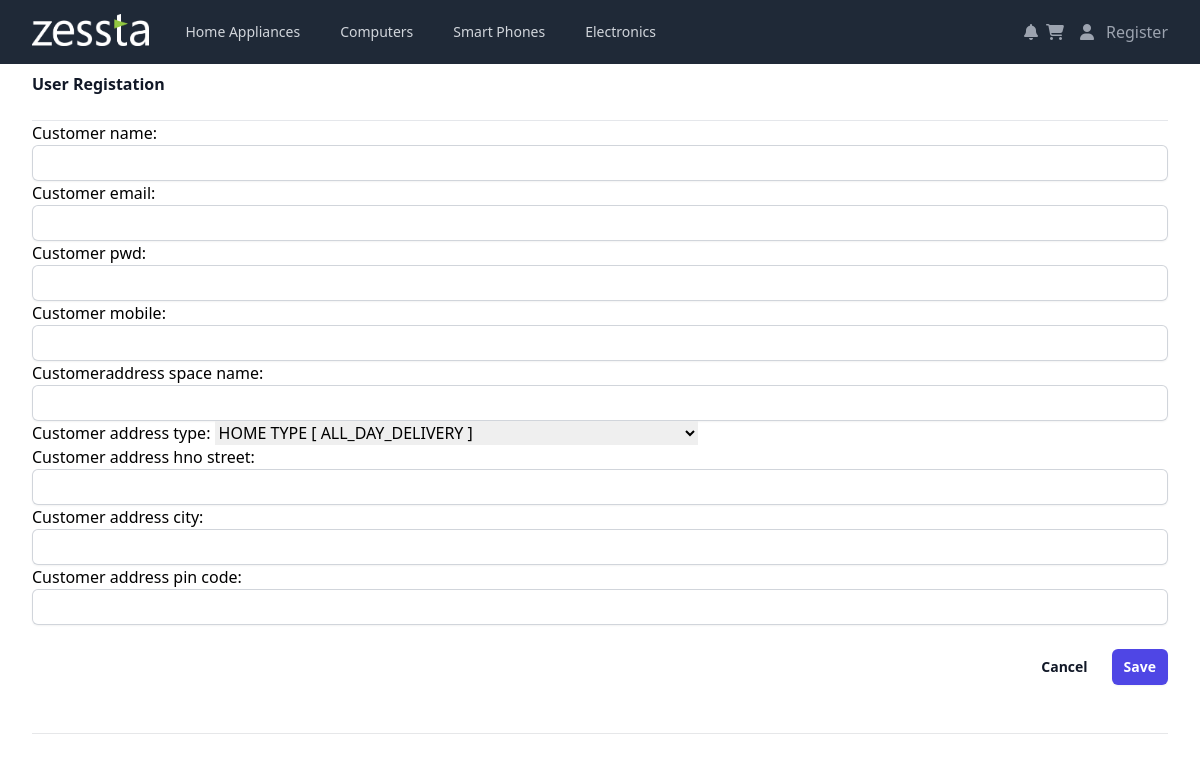
The app's page /customer/register with its own data.
### seller/models.py (models this page shows, shortened)
class ProductCategory(models.Model):
    category_id = models.BigAutoField(primary_key=True)
    category_name = models.CharField(max_length=50)
    category_products = models.ManyToManyField(
        "seller.Product", verbose_name="listOfProd", blank=True, null=True
    )

### customer/views.py (the view, shortened to what this page needs)
# urls.py: path("register", CustomerRegisterView.as_view()),
class CustomerRegisterView(CreateView):
    def get(self, request, *args, **kwargs):
        return render(
            request,
            "customer/register.html",
            {"navCat": cat_list(), "userForm": CustomerRegistration,
             "userAddressForm": CustomerAddressRegistationForm},
        )

### customer/views.py (called while the page is built)
def cat_list():
    return ProductCategory.objects.prefetch_related("category_products")

### templates/customer/register.html (shortened to what this page needs)
{% extends 'customer/base.html' %}
{% block BODYBLOCK %}
<form action="register" method="post">
  <div class="bg-white">
    <div class="mx-auto max-w-2xl px-4 py-16 sm:px-6 sm:py-2 lg:max-w-7xl lg:px-8">
      <div class="space-y-12">
        <div class="border-b border-gray-900/10 pb-12">
          <h1 class="text-base font-semibold leading-1 text-gray-900">User Registation</h1>
          <br>
          <hr>
          {{userForm}}
          {{userAddressForm}}
          <div class="mt-6 flex items-center justify-end gap-x-6">
            <button type="button" class="text-sm font-semibold leading-6 text-gray-900">Cancel</button>
            <button type="submit"
              class="rounded-md bg-indigo-600 px-3 py-2 text-sm font-semibold text-white shadow-sm hover:bg-indigo-500 focus-visible:outline focus-visible:outline-2 focus-visible:outline-offset-2 focus-visible:outline-indigo-600">Save</button>
          </div>
</form>
{% endblock %}

### templates/customer/base.html (shortened to what this page needs)
<!DOCTYPE html>
<html lang="en">
  <head>
    <link
      rel="stylesheet"
      href="https://cdnjs.cloudflare.com/ajax/libs/font-awesome/6.5.1/css/all.min.css"
    />
    {% load static %}
    <link rel="stylesheet" href="{% static 'style/style.css' %}" />
    <script src="https://cdn.tailwindcss.com"></script>
  </head>
  <body>
    <nav class="bg-gray-800">
      <div class="mx-auto max-w-7xl px-2 sm:px-6 lg:px-8">
        <div class="relative flex h-16 items-center justify-between">
          <div
            class="flex flex-1 items-center justify-center sm:items-stretch sm:justify-start"
          >
            <a href="/customer">
              <div class="flex flex-shrink-0 items-center">
                <img
                  class="h-8 w-auto"
                  src="{% static 'img/logo.png' %}"
                  alt="Zessta eCommerce"
                />
              </div>
            </a>
            <div class="hidden sm:ml-6 sm:block">
              <div class="flex space-x-4">
                {% for i in navCat %}
                <a
                  href="/customer/view_cat/{{ i.category_id }}"
                  class="text-gray-300 hover:bg-gray-700 hover:text-white rounded-md px-3 py-2 text-sm font-medium"
                  >{{ i.category_name }}</a
                >
                {% endfor %}
              </div>
            </div>
          </div>
          <div
            class="absolute inset-y-0 right-0 flex items-center pr-2 sm:static sm:inset-auto sm:ml-6 sm:pr-0"
          >
            <button
              type="button"
              class="relative bg-gray-800 p-1 text-gray-400 hover:text-white"
            >
              <span class="absolute -inset-1.5"></span>
              <i class="fa-solid fa-bell"></i>
            </button>
            <a href="/customer/get_bag">
              <button
                type="button"
                class="relative bg-gray-800 p-1 text-gray-400 hover:text-white"
              >
                <span class="absolute -inset-1.5"></span>
                <i class="fa-solid fa-cart-shopping"></i>
              </button>
            </a>
            <div class="relative ml-3">
              <div>
                <a href="/customer/dashboard">
                  <button
                    type="button"
                    class="relative flex rounded-full bg-gray-800 text-gray-400 hover:text-white"
                    id="user-menu-button"
                    aria-expanded="true"
                    aria-haspopup="true"
                  >
                    <span class="absolute -inset-1.5"></span>
                    <i class="fa-solid fa-user"></i>
                  </button>
                </a>
              </div>
            </div>
            <div class="relative ml-3">
              <div>
                <a href="/customer/register">
                  <button
                    type="button"
                    class="relative flex rounded-full bg-gray-800 text-gray-400 hover:text-white"
                    id="user-menu-button"
                    aria-expanded="true"
                    aria-haspopup="true"
                  >
                    <span class="absolute -inset-1.5"></span>
                    Register
                  </button>
                </a>
              </div>
            </div>
          </div>
        </div>
      </div>
    </nav>
    {% block BODYBLOCK %} {% endblock %}
  </body>
</html>

### records on screen
ProductCategory: category_name "Home Appliances"
ProductCategory: category_name "Computers"
ProductCategory: category_name "Smart Phones"
ProductCategory: category_name "Electronics"
